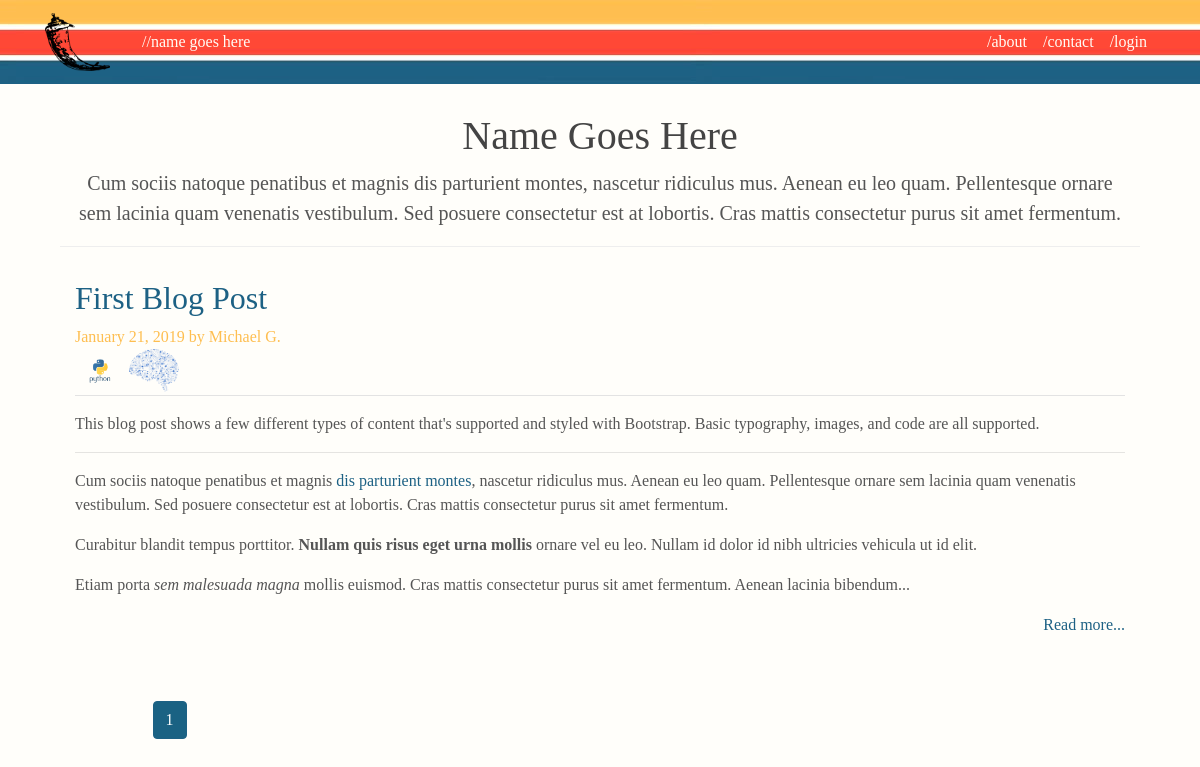
Page /home on the earlier database version.
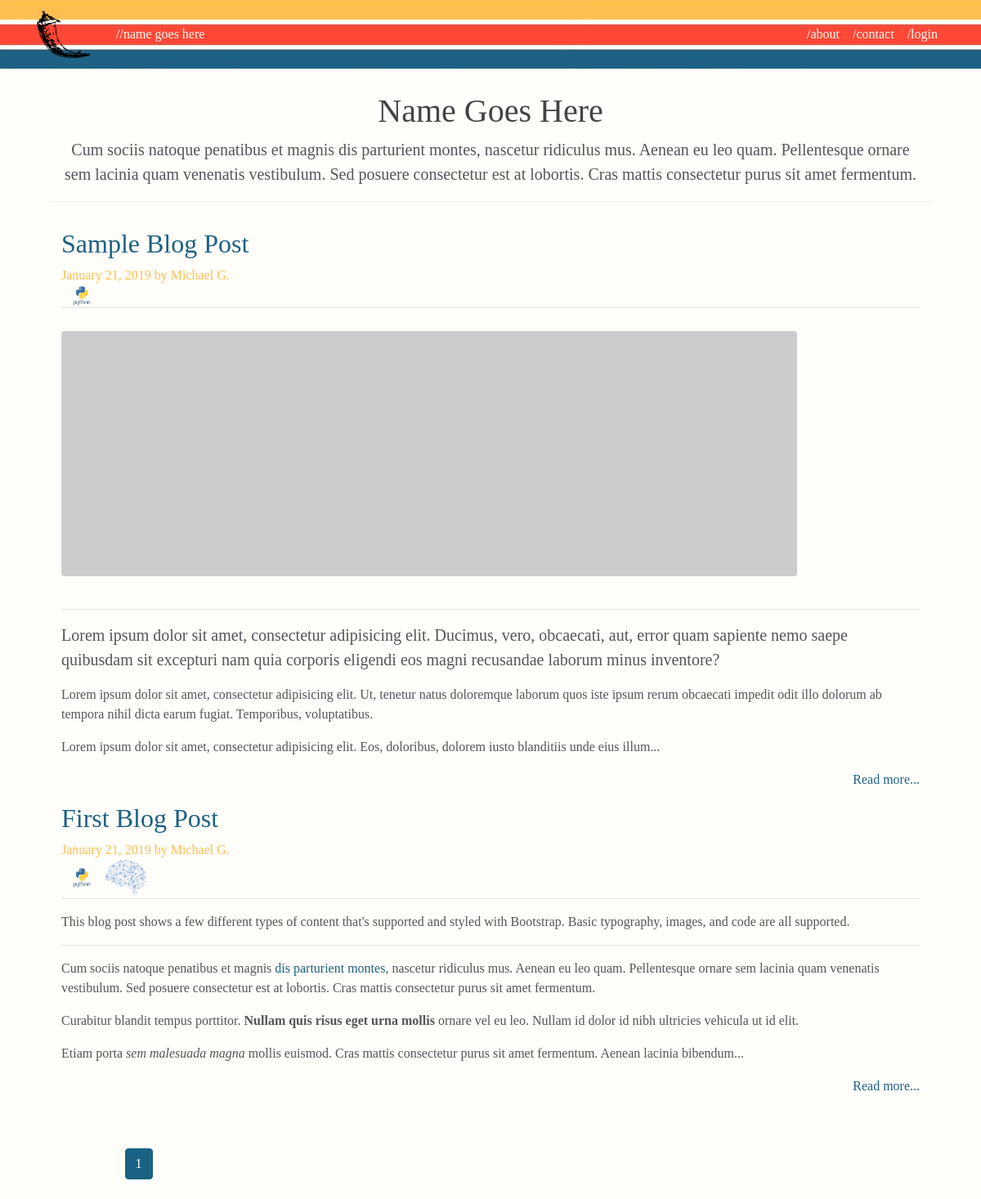
Same page on the later database version.
### personal_blog/models.py (models this page shows, shortened)
class Post(db.Model):
    id = db.Column(db.Integer, primary_key=True)
    title = db.Column(db.String(100), nullable=False)
    slug = db.Column(db.String(100), unique=True, nullable=False)
    date_posted = db.Column(db.DateTime, nullable=False, default=datetime.utcnow)
    content = db.Column(db.Text, nullable=False)
    user_id = db.Column(db.Integer, db.ForeignKey('user.id'), nullable=False)
    tags = db.relationship('Tag', secondary=posts_and_tags, lazy='subquery', backref=db.backref('pages', lazy=True))

class User(db.Model, UserMixin):
    id = db.Column(db.Integer, primary_key=True)
    username = db.Column(db.String(20), unique=True, nullable=False)
    alias = db.Column(db.String(20), unique=True, nullable=False)
    image_file = db.Column(db.String(20), nullable=False, default='default.jpg')
    password = db.Column(db.String(60), nullable=False)
    posts = db.relationship('Post', backref='author', lazy=True)

class Tag(db.Model):
    id = db.Column(db.Integer, primary_key=True)
    tag_name = db.Column(db.String(20), unique=True, nullable=False)
    image_file = db.Column(db.String(20), nullable=False, default='default.jpg')

### personal_blog/routes.py (the view)
@app.route("/")
@app.route("/home")
def home():
    page = request.args.get('page', 1, type=int)
    posts = Post.query.order_by(Post.date_posted.desc()).paginate(page=page, per_page=5)
    return render_template('home.html', posts=posts)

### personal_blog/templates/home.html
{% extends "layout.html" %}
{% block content %}
<div class="blog-header">
   <div class="container">
      <h1 class="blog-title" align="center">Name Goes Here</h1>
      <p class="lead blog-description" align="center">
         Cum sociis natoque penatibus et magnis dis parturient montes, nascetur ridiculus mus.
         Aenean eu leo quam. Pellentesque ornare sem lacinia quam venenatis vestibulum.
         Sed posuere consectetur est at lobortis. Cras mattis consectetur purus sit amet fermentum.
      </p>
   </div>
</div>
<div class="blog-post">
   <div class="container">
      {% for post in posts.items %}
      <div class="row">
         <article class="media content-section">
            <div class="col-sm-12 blog-main">
               <div class="media-body">
                  <div class="article-metadata">
                     <h2> <a href="{{ url_for('post', slug=post.slug) }}">{{ post.title }}</a></h2>
                     <p class="blog-post-meta">{{ post.date_posted.strftime('%B %d, %Y') }} by {{ post.author.alias }} </p>
               {% for tag in post.tags %}
                  <a href="{{ url_for('tag_posts', tag_name=tag.tag_name) }}", title="{{ tag.tag_name }}">
                  <img class="img-fluid rounded-circle article-img" src="{{ url_for('static', filename='tag_pics/' + tag.image_file) }}" >
                  </a>
               {% endfor %}
                  </div>
                  <p class="article-content">{{ post.content| truncate(800) | safe }}</p>
               </div>
               <p class="quiet" style="text-align: right;"><a  href="{{ url_for('post', slug=post.slug) }}">Read more...</a></p>
            </div>
         </article>
      </div>
      {% endfor %}
   </div>
</div>
<div class="row">
   <div class="col-sm-8 offset-sm-1 blog-main">
      {% for page_num in posts.iter_pages(left_edge=1, right_edge=1, left_current=1, right_current=2) %}
      {% if page_num %}
      {% if posts.page == page_num %}
      <a class="btn btn-info mb-4" href="{{ url_for('home', page=page_num) }}">{{ page_num }}</a>
      {% else %}
      <a class="btn btn-outline-primary mb-4" href="{{ url_for('home', page=page_num) }}">{{ page_num }}</a>
      {% endif %}
      {% else %}
      ...
      {% endif %}
      {% endfor %}
   </div>
</div>
{% endblock content %}

### personal_blog/templates/layout.html (shortened to what this page needs)
<!DOCTYPE html>
<html>
   <head>
      <link rel="stylesheet" href="https://stackpath.bootstrapcdn.com/bootstrap/4.2.1/css/bootstrap.min.css">
      <link rel="stylesheet" type="text/css" href="{{ url_for('static', filename='main.css') }}">
   </head>
   <body>
      <header class="site-header">
         <nav class="navbar navbar-expand-md navbar-dark bg-steel fixed-top">
            <div class="container">
               <a class="navbar-brand mr-4" href="/"><img src="{{ url_for('static', filename='images/flask.png') }}" style="max-height: 60px; max-width: 65px;"/></a>
               <div class="collapse navbar-collapse" id="navbarToggle">
                  <div class="navbar-nav mr-auto">
                     <a class="nav-item nav-link" href="{{ url_for('home') }}">//name goes here</a>
                  </div>
                  <div class="navbar-nav">
                     {% if current_user.is_authenticated %}
                     <a class="nav-item nav-link" href="{{ url_for('new_post') }}">/new post</a>
                     <a class="nav-item nav-link" href="{{ url_for('account') }}">/account</a>
                     <a class="nav-item nav-link" href="{{ url_for('logout') }}">/logout</a>
                     {% else %}
                     <a class="nav-item nav-link" href="{{ url_for('about') }}">/about</a>
                     <a class="nav-item nav-link" href="">/contact</a>
                     <a class="nav-item nav-link" href="{{ url_for('login') }}">/login</a>
                     {% endif %}
                  </div>
               </div>
            </div>
         </nav>
      </header>
      <main role="main" class="container">
         <div class="container">
            {% block content %}{% endblock %}
         </div>
      </main>
   </body>
</html>

### personal_blog/static/main.css (style rules this page uses)
a { color: #1d6184; }
body { background: #fffefa; color: #333333; margin-top: 5rem; font-family: Georgia, "Times New Roman", Times, serif; color: #555; }
h1, h2, h3, h4, h5, h6 { color: #444444; }
.bg-steel { background-image: url("images/retro_stripes_fade.jpg"); background-color: #1d6184; background-size: 696px 82px; background-repeat: repeat-x; }
.site-header .navbar-nav .nav-link { color: #fffcf6; }
.article-content { white-space: pre-line; }
.article-img { width: 50px; }
.article-metadata { padding-bottom: 1px; margin-bottom: 4px; border-bottom: 1px solid #e3e3e3 }
.btn-info { color: #fff; background-color: #1a6283; border-color: #1d6184; }
.blog-header { padding-top: 2rem; padding-bottom: .1rem; margin-bottom: 2rem; border-bottom: .05rem solid #eee; }
.blog-post { margin-bottom: 3rem; }
.blog-post-meta { color: #febe50; margin-bottom: 0rem; }

Differences in the rows shown:
added Post: title "Sample Blog Post", date_posted "January 21, 2019", author.alias "Michael G.", content "Lorem ipsum dolor sit amet, consectetur adipisicing elit. Ducimus, vero, obcaecati, aut, error quam sapiente nemo saepe quibusdam sit excepturi nam quia corporis eligendi eos magni recusandae laborum minus inventore? Lorem ipsum dolor sit amet, consectetur adipisicing elit. Ut, tenetur natus doloremque laborum quos iste ipsum rerum obcaecati impedit odit illo dolorum ab tempora nihil dicta earum fugiat. Temporibus, voluptatibus. Lorem ipsum dolor sit amet, consectetur adipisicing elit. Eos, doloribus, dolorem iusto blanditiis unde eius illum...", Tag (image_file (picture))
